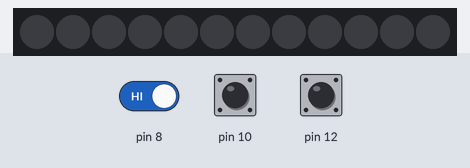
A sketch run on a simulated Arduino Uno, built with avr-gcc and run on an emulated ATmega328P. Parts: 12 RGB LEDs in strip order, left to right. The inputs (shaded band) are chosen by the test bench; at power-on: pin 12 HIGH, pin 8 HIGH, pin 10 HIGH. Dim RGB values are drawn brighter than linear; random numbers use the default seed unless the sketch sets one.

Above: at 1.2 s.
1.3 s: pin 12 driven LOW
At 3.1 s:
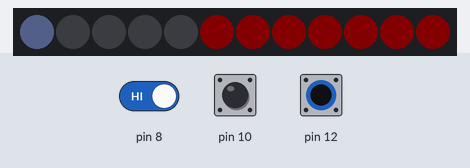
4.3 s: pin 8 driven LOW
At 4.9 s:
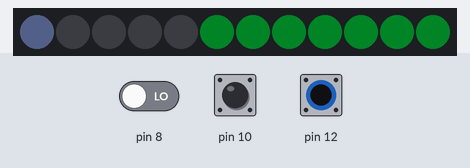
7.3 s: pin 10 driven LOW
At 8.5 s:
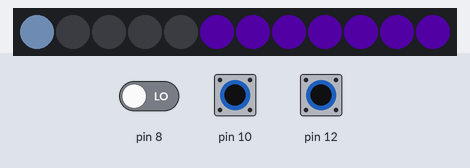
10.3 s: pin 12 pulsed HIGH 5 times (0.12 s each, 0.3 s apart)
At 10.47 s:
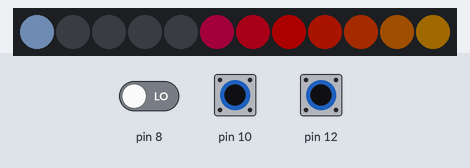
13.3 s: pin 10 pulsed HIGH 2 times (0.12 s each, 0.3 s apart)
At 20.8 s:
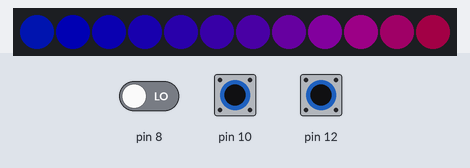

The sketch:

sketch_feb02a.ino
```cpp
#include "FastLED.h"

#define NUM_LEDS 12
#define PIN 7

byte bright = 10;
byte rate = 0;
byte w = 1;
byte baza = 0;

boolean button1WasUp = true;
boolean button2WasUp = true;
boolean button3WasUp = true;

CRGB leds[NUM_LEDS];

void setup() {
  pinMode(7, INPUT_PULLUP);
  pinMode(7, INPUT_PULLUP);
  pinMode(7, INPUT_PULLUP);

  FastLED.addLeds <WS2812, PIN, GRB>(leds, NUM_LEDS).setCorrection(TypicalLEDStrip);
  FastLED.setBrightness(bright);
}

void knopka () {
  boolean button1IsUp = digitalRead(8);
  boolean button2IsUp = digitalRead(10);
  boolean button3IsUp = digitalRead(12);

  if (button1WasUp && !button1IsUp) {
    delay(10);
    button1IsUp = digitalRead(8);
    if (!button1IsUp) { bright = bright + 50; if (bright > 250) { bright = 1; }
    }
  }
  button1WasUp = button1IsUp;

  if (button2WasUp && !button2IsUp) {
    delay(10);
    button2IsUp = digitalRead(10);
    if (!button2IsUp) { rate = rate + 10; if (rate > 50) { rate = 0; }
    }
  }
  button2WasUp = button2IsUp;

  if (button3WasUp && !button3IsUp) {
    delay(10);
    button3IsUp = digitalRead(12);
    if (!button3IsUp) { w++; if (w > 7) { w = 1; }
    }
  }
  button3WasUp = button3IsUp;
}

void loop() {

  while (w == 1) {
    knopka();
    for (int i = 0; i < NUM_LEDS; i++) {
      leds[i] = CHSV(255, 7, 10);
    }
    baza++;
    FastLED.setBrightness(bright);
    FastLED.show();
    delay(50 - rate);
  }

  while (w == 2) {
    knopka();
    static uint8_t starthue = 0;
    fill_rainbow( leds + 5, NUM_LEDS - 5, --starthue, rate);
    uint8_t secs = (millis() / 1000) % (rate * 2);
    if (secs < rate) { FastLED.setTemperature( Tungsten100W ); leds[0] = Tungsten100W; }
    else { FastLED.setTemperature( OvercastSky ); leds[0] = OvercastSky; }
    FastLED.setBrightness(bright);
    FastLED.show();
  }

  while (w == 3) {
    knopka();
    fadeToBlackBy(leds, NUM_LEDS, (rate + 1) * 2);
    int pos = random16(NUM_LEDS);
    leds[pos] += CHSV(255, 7, 0);
    FastLED.setBrightness(bright);
    FastLED.show();
  }

  while (w == 4) {
    knopka();
    fadeToBlackBy(leds, NUM_LEDS, (rate + 1) * 2);
    int pos = beatsin16(13, 0, NUM_LEDS - 1);
    leds[pos] += CHSV(255, 7, 0);
    FastLED.setBrightness(bright);
    FastLED.show();
  }

  while (w == 5) {
    for (int i = 0; i < NUM_LEDS; i++) {
      leds[i].nscale8(250);
      }
    for (int i = 0; i < NUM_LEDS; i++) {
      knopka();
      leds[i] = CHSV(255, 7, 10);
      FastLED.setBrightness(bright);
      FastLED.show();
      delay(rate);
    }
  }

  while (w == 6) {
    knopka();
    fadeToBlackBy(leds, NUM_LEDS, (rate + 1) * 2);
    for (int i = 0; i < 8; i++) {
      leds[beatsin16(i + 7, 0, NUM_LEDS - 1)] |= CHSV(255, 7, 0);
    }
    FastLED.setBrightness(bright);
    FastLED.show();
    delay(10);
  }

  while (w == 7) {
    knopka();
    fill_rainbow( leds, NUM_LEDS, baza++, 7);
    if (random8() < 80) { leds[ random16(NUM_LEDS) ] += CRGB::White; }
    FastLED.setBrightness(bright);
    FastLED.show();
    delay(50 - rate);
  }
}
```

Measured:
- after the input at 1.3 s, the LEDs: change after 0.70 s (image 1)
